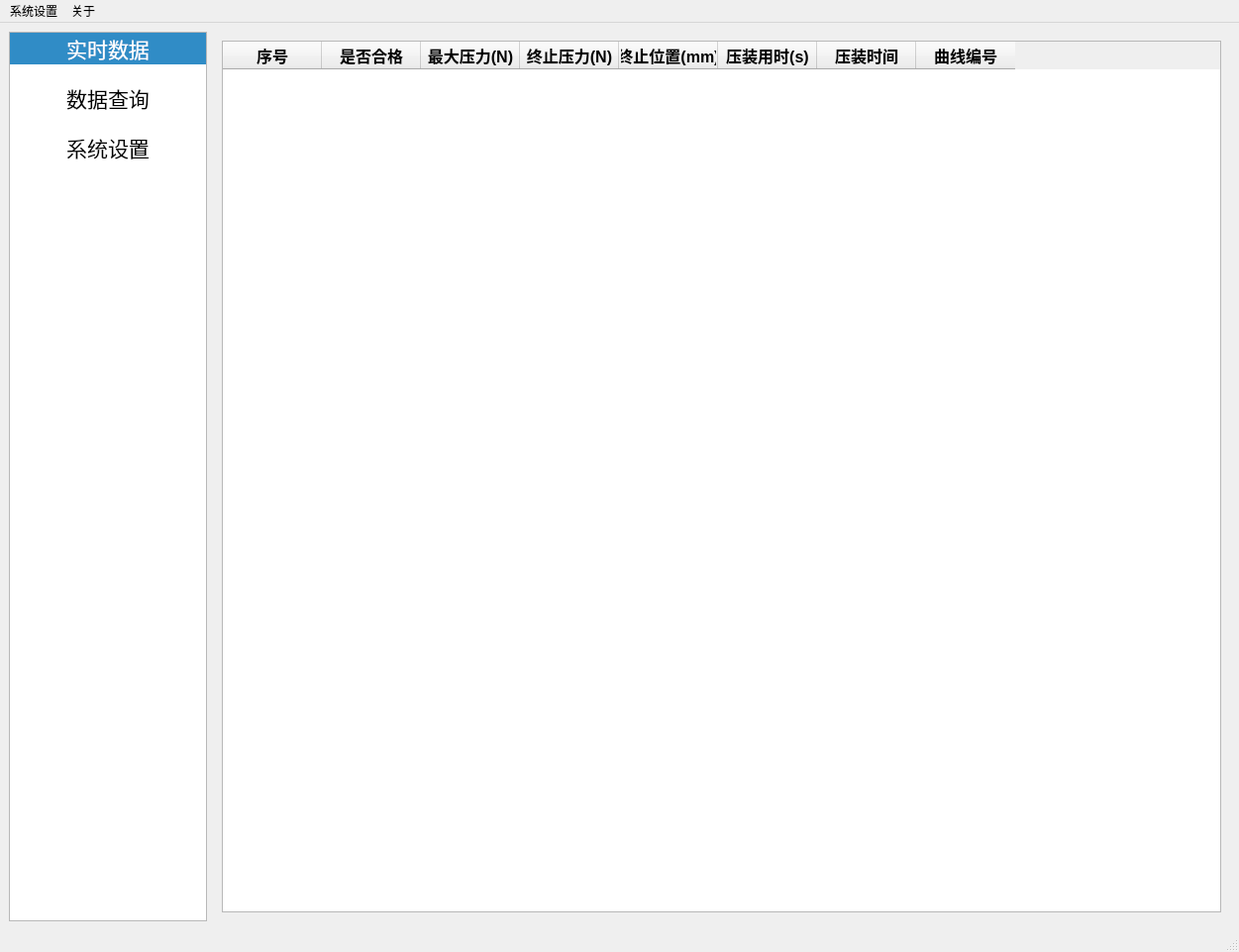
<?xml version="1.0" encoding="UTF-8"?>
<ui version="4.0">
 <class>MainWindow</class>
 <widget class="QMainWindow" name="MainWindow">
  <property name="geometry">
   <rect>
    <x>0</x>
    <y>0</y>
    <width>1251</width>
    <height>961</height>
   </rect>
  </property>
  <property name="windowTitle">
   <string>压装数据</string>
  </property>
  <property name="accessibleDescription">
   <string/>
  </property>
  <property name="styleSheet">
   <string notr="true">#query_btn{
	background-color:#30b89a;
	border-radius:13px;
	font:10pt;
	border:1px solid rgb(179,190,222)
}
#query_btn:hover{
	background-color:#3debc5;
	border-radius:13px;
	border:1px solid rgb(179,190,222)
}
#query_btn:checked{
	background-color:#30b89a;
	border-radius:13px;
	border:1px solid rgb(179,190,222)
}
#query_btn:pressed{
	background-color:#30b89a;
	border-radius:12px;

}

#delete_data_btn{
	background-color:#d0879d;
	border-radius:13px;
	font:10pt;
	border:1px solid rgb(179,190,222)
}
#delete_data_btn:hover{
	background-color:#ffa6c1;
	border-radius:13px;
	border:1px solid rgb(179,190,222)
}
#delete_data_btn:checked{
	background-color:#a66c7d;
	border-radius:13px;
	border:1px solid rgb(179,190,222)
}
#delete_data_btn:pressed{
	background-color:#d0879d;
	border-radius:12px;

}
</string>
  </property>
  <widget class="QWidget" name="centralwidget">
   <layout class="QHBoxLayout" name="horizontalLayout_3">
    <item>
     <layout class="QHBoxLayout" name="horizontalLayout">
      <item>
       <widget class="QListWidget" name="listWidget">
        <property name="minimumSize">
         <size>
          <width>100</width>
          <height>0</height>
         </size>
        </property>
        <property name="maximumSize">
         <size>
          <width>200</width>
          <height>2048</height>
         </size>
        </property>
        <property name="font">
         <font>
          <family>Microsoft YaHei</family>
          <pointsize>16</pointsize>
          <kerning>true</kerning>
         </font>
        </property>
        <property name="autoFillBackground">
         <bool>false</bool>
        </property>
        <property name="lineWidth">
         <number>1</number>
        </property>
        <property name="movement">
         <enum>QListView::Static</enum>
        </property>
        <property name="flow">
         <enum>QListView::TopToBottom</enum>
        </property>
        <property name="isWrapping" stdset="0">
         <bool>false</bool>
        </property>
        <property name="resizeMode">
         <enum>QListView::Fixed</enum>
        </property>
        <property name="layoutMode">
         <enum>QListView::SinglePass</enum>
        </property>
        <property name="spacing">
         <number>3</number>
        </property>
        <property name="gridSize">
         <size>
          <width>0</width>
          <height>50</height>
         </size>
        </property>
        <property name="viewMode">
         <enum>QListView::ListMode</enum>
        </property>
        <property name="wordWrap">
         <bool>false</bool>
        </property>
        <property name="selectionRectVisible">
         <bool>false</bool>
        </property>
        <property name="currentRow">
         <number>0</number>
        </property>
        <property name="sortingEnabled">
         <bool>false</bool>
        </property>
        <item>
         <property name="text">
          <string>实时数据</string>
         </property>
         <property name="font">
          <font>
           <family>Microsoft YaHei</family>
          </font>
         </property>
         <property name="textAlignment">
          <set>AlignCenter</set>
         </property>
        </item>
        <item>
         <property name="text">
          <string>数据查询</string>
         </property>
         <property name="textAlignment">
          <set>AlignCenter</set>
         </property>
        </item>
        <item>
         <property name="text">
          <string>系统设置</string>
         </property>
         <property name="textAlignment">
          <set>AlignCenter</set>
         </property>
        </item>
       </widget>
      </item>
      <item>
       <widget class="QStackedWidget" name="stackedWidget">
        <property name="enabled">
         <bool>true</bool>
        </property>
        <property name="minimumSize">
         <size>
          <width>1024</width>
          <height>768</height>
         </size>
        </property>
        <property name="currentIndex">
         <number>0</number>
        </property>
        <widget class="QWidget" name="page">
         <layout class="QVBoxLayout" name="verticalLayout_3">
          <item>
           <layout class="QVBoxLayout" name="verticalLayout_2">
            <item>
             <widget class="QTableWidget" name="tableWidget">
              <property name="enabled">
               <bool>true</bool>
              </property>
              <property name="cursor" stdset="0">
               <cursorShape>PointingHandCursor</cursorShape>
              </property>
              <property name="mouseTracking">
               <bool>false</bool>
              </property>
              <property name="contextMenuPolicy">
               <enum>Qt::NoContextMenu</enum>
              </property>
              <property name="acceptDrops">
               <bool>false</bool>
              </property>
              <property name="layoutDirection">
               <enum>Qt::LeftToRight</enum>
              </property>
              <property name="autoFillBackground">
               <bool>true</bool>
              </property>
              <property name="styleSheet">
               <string notr="true">QPushButton,QLineEdit,QComboBox{
 background-color: azure;
 color:deepskyblue;
}
QPushButton:pressed{
 color:red;
}</string>
              </property>
              <property name="frameShape">
               <enum>QFrame::StyledPanel</enum>
              </property>
              <property name="frameShadow">
               <enum>QFrame::Plain</enum>
              </property>
              <property name="lineWidth">
               <number>1</number>
              </property>
              <property name="editTriggers">
               <set>QAbstractItemView::NoEditTriggers</set>
              </property>
              <property name="showDropIndicator" stdset="0">
               <bool>false</bool>
              </property>
              <property name="dragEnabled">
               <bool>false</bool>
              </property>
              <property name="alternatingRowColors">
               <bool>true</bool>
              </property>
              <property name="textElideMode">
               <enum>Qt::ElideLeft</enum>
              </property>
              <property name="showGrid">
               <bool>true</bool>
              </property>
              <property name="gridStyle">
               <enum>Qt::SolidLine</enum>
              </property>
              <property name="sortingEnabled">
               <bool>true</bool>
              </property>
              <property name="wordWrap">
               <bool>true</bool>
              </property>
              <property name="cornerButtonEnabled">
               <bool>true</bool>
              </property>
              <attribute name="horizontalHeaderVisible">
               <bool>true</bool>
              </attribute>
              <attribute name="horizontalHeaderCascadingSectionResizes">
               <bool>false</bool>
              </attribute>
              <attribute name="horizontalHeaderMinimumSectionSize">
               <number>25</number>
              </attribute>
              <attribute name="horizontalHeaderDefaultSectionSize">
               <number>100</number>
              </attribute>
              <attribute name="horizontalHeaderShowSortIndicator" stdset="0">
               <bool>false</bool>
              </attribute>
              <attribute name="horizontalHeaderStretchLastSection">
               <bool>false</bool>
              </attribute>
              <attribute name="verticalHeaderVisible">
               <bool>false</bool>
              </attribute>
              <attribute name="verticalHeaderCascadingSectionResizes">
               <bool>false</bool>
              </attribute>
              <attribute name="verticalHeaderDefaultSectionSize">
               <number>30</number>
              </attribute>
              <attribute name="verticalHeaderHighlightSections">
               <bool>true</bool>
              </attribute>
              <attribute name="verticalHeaderShowSortIndicator" stdset="0">
               <bool>false</bool>
              </attribute>
              <attribute name="verticalHeaderStretchLastSection">
               <bool>false</bool>
              </attribute>
              <column>
               <property name="text">
                <string>序号</string>
               </property>
               <property name="font">
                <font>
                 <pointsize>12</pointsize>
                 <weight>75</weight>
                 <bold>true</bold>
                </font>
               </property>
               <property name="textAlignment">
                <set>AlignCenter</set>
               </property>
              </column>
              <column>
               <property name="text">
                <string>是否合格</string>
               </property>
               <property name="font">
                <font>
                 <pointsize>12</pointsize>
                 <weight>75</weight>
                 <bold>true</bold>
                </font>
               </property>
               <property name="textAlignment">
                <set>AlignCenter</set>
               </property>
              </column>
              <column>
               <property name="text">
                <string>最大压力(N)</string>
               </property>
               <property name="font">
                <font>
                 <pointsize>12</pointsize>
                 <weight>75</weight>
                 <bold>true</bold>
                </font>
               </property>
               <property name="textAlignment">
                <set>AlignCenter</set>
               </property>
              </column>
              <column>
               <property name="text">
                <string>终止压力(N)</string>
               </property>
               <property name="font">
                <font>
                 <pointsize>12</pointsize>
                 <weight>75</weight>
                 <bold>true</bold>
                </font>
               </property>
               <property name="textAlignment">
                <set>AlignCenter</set>
               </property>
              </column>
              <column>
               <property name="text">
                <string>终止位置(mm)</string>
               </property>
               <property name="font">
                <font>
                 <pointsize>12</pointsize>
                 <weight>75</weight>
                 <bold>true</bold>
                </font>
               </property>
               <property name="textAlignment">
                <set>AlignCenter</set>
               </property>
              </column>
              <column>
               <property name="text">
                <string>压装用时(s)</string>
               </property>
               <property name="font">
                <font>
                 <pointsize>12</pointsize>
                 <weight>75</weight>
                 <bold>true</bold>
                </font>
               </property>
               <property name="textAlignment">
                <set>AlignCenter</set>
               </property>
              </column>
              <column>
               <property name="text">
                <string>压装时间</string>
               </property>
               <property name="font">
                <font>
                 <pointsize>12</pointsize>
                 <weight>75</weight>
                 <bold>true</bold>
                </font>
               </property>
               <property name="textAlignment">
                <set>AlignCenter</set>
               </property>
              </column>
              <column>
               <property name="text">
                <string>曲线编号</string>
               </property>
               <property name="font">
                <font>
                 <pointsize>12</pointsize>
                 <weight>75</weight>
                 <bold>true</bold>
                 <underline>false</underline>
                 <kerning>true</kerning>
                </font>
               </property>
               <property name="textAlignment">
                <set>AlignCenter</set>
               </property>
              </column>
             </widget>
            </item>
           </layout>
          </item>
         </layout>
        </widget>
        <widget class="QWidget" name="page_4">
         <layout class="QVBoxLayout" name="verticalLayout_5">
          <item>
           <widget class="QGroupBox" name="groupBox_3">
            <property name="title">
             <string>查询数据</string>
            </property>
            <layout class="QVBoxLayout" name="verticalLayout_4">
             <item>
              <layout class="QHBoxLayout" name="horizontalLayout_2">
               <item>
                <widget class="QRadioButton" name="select_rbtn">
                 <property name="text">
                  <string>选择查询</string>
                 </property>
                 <property name="checkable">
                  <bool>true</bool>
                 </property>
                 <property name="checked">
                  <bool>true</bool>
                 </property>
                </widget>
               </item>
               <item>
                <widget class="QComboBox" name="select_date">
                 <property name="enabled">
                  <bool>true</bool>
                 </property>
                 <item>
                  <property name="text">
                   <string>本月</string>
                  </property>
                 </item>
                 <item>
                  <property name="text">
                   <string>上月</string>
                  </property>
                 </item>
                 <item>
                  <property name="text">
                   <string>近半年</string>
                  </property>
                 </item>
                 <item>
                  <property name="text">
                   <string>本年</string>
                  </property>
                 </item>
                </widget>
               </item>
               <item>
                <spacer name="horizontalSpacer">
                 <property name="orientation">
                  <enum>Qt::Horizontal</enum>
                 </property>
                 <property name="sizeHint" stdset="0">
                  <size>
                   <width>60</width>
                   <height>20</height>
                  </size>
                 </property>
                </spacer>
               </item>
               <item>
                <widget class="QRadioButton" name="condition_rbtn">
                 <property name="text">
                  <string>条件查询</string>
                 </property>
                </widget>
               </item>
               <item>
                <widget class="QLabel" name="label_11">
                 <property name="text">
                  <string>开始时间:</string>
                 </property>
                </widget>
               </item>
               <item>
                <widget class="QDateEdit" name="start_date">
                 <property name="enabled">
                  <bool>false</bool>
                 </property>
                 <property name="calendarPopup">
                  <bool>true</bool>
                 </property>
                 <property name="date">
                  <date>
                   <year>2021</year>
                   <month>1</month>
                   <day>1</day>
                  </date>
                 </property>
                </widget>
               </item>
               <item>
                <widget class="QLabel" name="label_12">
                 <property name="text">
                  <string>--结束时间:</string>
                 </property>
                </widget>
               </item>
               <item>
                <widget class="QDateEdit" name="end_date">
                 <property name="enabled">
                  <bool>false</bool>
                 </property>
                 <property name="calendarPopup">
                  <bool>true</bool>
                 </property>
                 <property name="date">
                  <date>
                   <year>2021</year>
                   <month>1</month>
                   <day>1</day>
                  </date>
                 </property>
                </widget>
               </item>
               <item>
                <spacer name="horizontalSpacer_2">
                 <property name="orientation">
                  <enum>Qt::Horizontal</enum>
                 </property>
                 <property name="sizeHint" stdset="0">
                  <size>
                   <width>40</width>
                   <height>20</height>
                  </size>
                 </property>
                </spacer>
               </item>
               <item>
                <widget class="QPushButton" name="query_btn">
                 <property name="minimumSize">
                  <size>
                   <width>80</width>
                   <height>26</height>
                  </size>
                 </property>
                 <property name="autoFillBackground">
                  <bool>false</bool>
                 </property>
                 <property name="styleSheet">
                  <string notr="true"/>
                 </property>
                 <property name="text">
                  <string>查询</string>
                 </property>
                </widget>
               </item>
              </layout>
             </item>
            </layout>
           </widget>
          </item>
          <item>
           <widget class="QTableWidget" name="tableWidget_2">
            <property name="autoFillBackground">
             <bool>false</bool>
            </property>
            <property name="showGrid">
             <bool>true</bool>
            </property>
            <property name="sortingEnabled">
             <bool>false</bool>
            </property>
            <property name="cornerButtonEnabled">
             <bool>false</bool>
            </property>
            <attribute name="horizontalHeaderShowSortIndicator" stdset="0">
             <bool>false</bool>
            </attribute>
            <attribute name="horizontalHeaderStretchLastSection">
             <bool>false</bool>
            </attribute>
            <attribute name="verticalHeaderVisible">
             <bool>false</bool>
            </attribute>
            <column>
             <property name="text">
              <string>序号</string>
             </property>
             <property name="font">
              <font>
               <pointsize>12</pointsize>
               <weight>75</weight>
               <bold>true</bold>
              </font>
             </property>
             <property name="textAlignment">
              <set>AlignCenter</set>
             </property>
            </column>
            <column>
             <property name="text">
              <string>是否合格</string>
             </property>
             <property name="font">
              <font>
               <pointsize>12</pointsize>
               <weight>75</weight>
               <bold>true</bold>
              </font>
             </property>
             <property name="textAlignment">
              <set>AlignCenter</set>
             </property>
            </column>
            <column>
             <property name="text">
              <string>最大压力(N)</string>
             </property>
             <property name="font">
              <font>
               <pointsize>12</pointsize>
               <weight>75</weight>
               <bold>true</bold>
              </font>
             </property>
             <property name="textAlignment">
              <set>AlignCenter</set>
             </property>
            </column>
            <column>
             <property name="text">
              <string>终止压力(N)</string>
             </property>
             <property name="font">
              <font>
               <pointsize>12</pointsize>
               <weight>75</weight>
               <bold>true</bold>
              </font>
             </property>
             <property name="textAlignment">
              <set>AlignCenter</set>
             </property>
            </column>
            <column>
             <property name="text">
              <string>终止位置(mm)</string>
             </property>
             <property name="font">
              <font>
               <pointsize>12</pointsize>
               <weight>75</weight>
               <bold>true</bold>
              </font>
             </property>
             <property name="textAlignment">
              <set>AlignCenter</set>
             </property>
            </column>
            <column>
             <property name="text">
              <string>压装用时(s)</string>
             </property>
             <property name="font">
              <font>
               <pointsize>12</pointsize>
               <weight>75</weight>
               <bold>true</bold>
              </font>
             </property>
             <property name="textAlignment">
              <set>AlignCenter</set>
             </property>
            </column>
            <column>
             <property name="text">
              <string>压装时间</string>
             </property>
             <property name="font">
              <font>
               <pointsize>12</pointsize>
               <weight>75</weight>
               <bold>true</bold>
              </font>
             </property>
             <property name="textAlignment">
              <set>AlignCenter</set>
             </property>
            </column>
            <column>
             <property name="text">
              <string>曲线编号</string>
             </property>
             <property name="font">
              <font>
               <pointsize>12</pointsize>
               <weight>75</weight>
               <bold>true</bold>
              </font>
             </property>
             <property name="textAlignment">
              <set>AlignCenter</set>
             </property>
            </column>
           </widget>
          </item>
          <item>
           <widget class="QGroupBox" name="groupBox_2">
            <property name="title">
             <string>删除数据</string>
            </property>
            <layout class="QVBoxLayout" name="verticalLayout_6">
             <item>
              <layout class="QHBoxLayout" name="horizontalLayout_4">
               <item>
                <widget class="QRadioButton" name="select_delete_rbtn">
                 <property name="text">
                  <string>选择删除</string>
                 </property>
                 <property name="checked">
                  <bool>true</bool>
                 </property>
                </widget>
               </item>
               <item>
                <widget class="QComboBox" name="select_delete_date">
                 <property name="enabled">
                  <bool>true</bool>
                 </property>
                 <item>
                  <property name="text">
                   <string>全部删除</string>
                  </property>
                 </item>
                 <item>
                  <property name="text">
                   <string>超过五年</string>
                  </property>
                 </item>
                 <item>
                  <property name="text">
                   <string>超过三年</string>
                  </property>
                 </item>
                 <item>
                  <property name="text">
                   <string>超过一年</string>
                  </property>
                 </item>
                </widget>
               </item>
               <item>
                <spacer name="horizontalSpacer_3">
                 <property name="orientation">
                  <enum>Qt::Horizontal</enum>
                 </property>
                 <property name="sizeHint" stdset="0">
                  <size>
                   <width>60</width>
                   <height>20</height>
                  </size>
                 </property>
                </spacer>
               </item>
               <item>
                <widget class="QRadioButton" name="condition_delete_rbtn">
                 <property name="text">
                  <string>条件删除</string>
                 </property>
                </widget>
               </item>
               <item>
                <widget class="QLabel" name="label_13">
                 <property name="text">
                  <string>开始时间:</string>
                 </property>
                </widget>
               </item>
               <item>
                <widget class="QDateEdit" name="start_delete_date">
                 <property name="enabled">
                  <bool>false</bool>
                 </property>
                 <property name="calendarPopup">
                  <bool>true</bool>
                 </property>
                 <property name="date">
                  <date>
                   <year>2021</year>
                   <month>1</month>
                   <day>1</day>
                  </date>
                 </property>
                </widget>
               </item>
               <item>
                <widget class="QLabel" name="label_14">
                 <property name="text">
                  <string>--结束时间:</string>
                 </property>
                </widget>
               </item>
               <item>
                <widget class="QDateEdit" name="end_delete_date">
                 <property name="enabled">
                  <bool>false</bool>
                 </property>
                 <property name="calendarPopup">
                  <bool>true</bool>
                 </property>
                 <property name="date">
                  <date>
                   <year>2021</year>
                   <month>1</month>
                   <day>1</day>
                  </date>
                 </property>
                </widget>
               </item>
               <item>
                <spacer name="horizontalSpacer_4">
                 <property name="orientation">
                  <enum>Qt::Horizontal</enum>
                 </property>
                 <property name="sizeHint" stdset="0">
                  <size>
                   <width>40</width>
                   <height>20</height>
                  </size>
                 </property>
                </spacer>
               </item>
               <item>
                <widget class="QPushButton" name="delete_data_btn">
                 <property name="minimumSize">
                  <size>
                   <width>80</width>
                   <height>26</height>
                  </size>
                 </property>
                 <property name="text">
                  <string>删除数据</string>
                 </property>
                </widget>
               </item>
              </layout>
             </item>
            </layout>
           </widget>
          </item>
         </layout>
        </widget>
        <widget class="QWidget" name="page_3">
         <widget class="QGroupBox" name="groupBox">
          <property name="geometry">
           <rect>
            <x>30</x>
            <y>30</y>
            <width>241</width>
            <height>101</height>
           </rect>
          </property>
          <property name="font">
           <font>
            <family>Microsoft YaHei</family>
            <pointsize>12</pointsize>
           </font>
          </property>
          <property name="title">
           <string>开启/关闭接收数据</string>
          </property>
          <widget class="QPushButton" name="stop">
           <property name="geometry">
            <rect>
             <x>130</x>
             <y>30</y>
             <width>101</width>
             <height>51</height>
            </rect>
           </property>
           <property name="font">
            <font>
             <family>Microsoft YaHei</family>
             <pointsize>14</pointsize>
            </font>
           </property>
           <property name="text">
            <string>关闭</string>
           </property>
          </widget>
          <widget class="QPushButton" name="start">
           <property name="enabled">
            <bool>false</bool>
           </property>
           <property name="geometry">
            <rect>
             <x>10</x>
             <y>30</y>
             <width>101</width>
             <height>51</height>
            </rect>
           </property>
           <property name="font">
            <font>
             <family>Microsoft YaHei</family>
             <pointsize>14</pointsize>
            </font>
           </property>
           <property name="text">
            <string>开启</string>
           </property>
          </widget>
         </widget>
        </widget>
       </widget>
      </item>
     </layout>
    </item>
   </layout>
  </widget>
  <widget class="QMenuBar" name="menubar">
   <property name="geometry">
    <rect>
     <x>0</x>
     <y>0</y>
     <width>1251</width>
     <height>23</height>
    </rect>
   </property>
   <widget class="QMenu" name="menu">
    <property name="title">
     <string>系统设置</string>
    </property>
    <addaction name="admin_pwd"/>
    <addaction name="separator"/>
   </widget>
   <widget class="QMenu" name="menu_2">
    <property name="title">
     <string>关于</string>
    </property>
    <addaction name="about_us"/>
   </widget>
   <addaction name="menu"/>
   <addaction name="menu_2"/>
  </widget>
  <widget class="QStatusBar" name="statusbar"/>
  <action name="admin_pwd">
   <property name="text">
    <string>管理员密码</string>
   </property>
  </action>
  <action name="serial_set">
   <property name="text">
    <string>串口设置</string>
   </property>
  </action>
  <action name="about_us">
   <property name="text">
    <string>关于我们</string>
   </property>
  </action>
 </widget>
 <resources/>
 <connections>
  <connection>
   <sender>listWidget</sender>
   <signal>currentRowChanged(int)</signal>
   <receiver>stackedWidget</receiver>
   <slot>setCurrentIndex(int)</slot>
   <hints>
    <hint type="sourcelabel">
     <x>135</x>
     <y>279</y>
    </hint>
    <hint type="destinationlabel">
     <x>221</x>
     <y>491</y>
    </hint>
   </hints>
  </connection>
  <connection>
   <sender>condition_rbtn</sender>
   <signal>toggled(bool)</signal>
   <receiver>start_date</receiver>
   <slot>setEnabled(bool)</slot>
   <hints>
    <hint type="sourcelabel">
     <x>616</x>
     <y>88</y>
    </hint>
    <hint type="destinationlabel">
     <x>804</x>
     <y>88</y>
    </hint>
   </hints>
  </connection>
  <connection>
   <sender>condition_rbtn</sender>
   <signal>toggled(bool)</signal>
   <receiver>end_date</receiver>
   <slot>setEnabled(bool)</slot>
   <hints>
    <hint type="sourcelabel">
     <x>546</x>
     <y>85</y>
    </hint>
    <hint type="destinationlabel">
     <x>1008</x>
     <y>88</y>
    </hint>
   </hints>
  </connection>
  <connection>
   <sender>condition_rbtn</sender>
   <signal>toggled(bool)</signal>
   <receiver>select_date</receiver>
   <slot>setDisabled(bool)</slot>
   <hints>
    <hint type="sourcelabel">
     <x>537</x>
     <y>85</y>
    </hint>
    <hint type="destinationlabel">
     <x>354</x>
     <y>82</y>
    </hint>
   </hints>
  </connection>
  <connection>
   <sender>condition_delete_rbtn</sender>
   <signal>toggled(bool)</signal>
   <receiver>start_delete_date</receiver>
   <slot>setEnabled(bool)</slot>
   <hints>
    <hint type="sourcelabel">
     <x>585</x>
     <y>889</y>
    </hint>
    <hint type="destinationlabel">
     <x>764</x>
     <y>888</y>
    </hint>
   </hints>
  </connection>
  <connection>
   <sender>condition_delete_rbtn</sender>
   <signal>toggled(bool)</signal>
   <receiver>end_delete_date</receiver>
   <slot>setEnabled(bool)</slot>
   <hints>
    <hint type="sourcelabel">
     <x>637</x>
     <y>899</y>
    </hint>
    <hint type="destinationlabel">
     <x>949</x>
     <y>891</y>
    </hint>
   </hints>
  </connection>
  <connection>
   <sender>condition_delete_rbtn</sender>
   <signal>toggled(bool)</signal>
   <receiver>select_delete_date</receiver>
   <slot>setDisabled(bool)</slot>
   <hints>
    <hint type="sourcelabel">
     <x>578</x>
     <y>905</y>
    </hint>
    <hint type="destinationlabel">
     <x>401</x>
     <y>892</y>
    </hint>
   </hints>
  </connection>
 </connections>
</ui>
